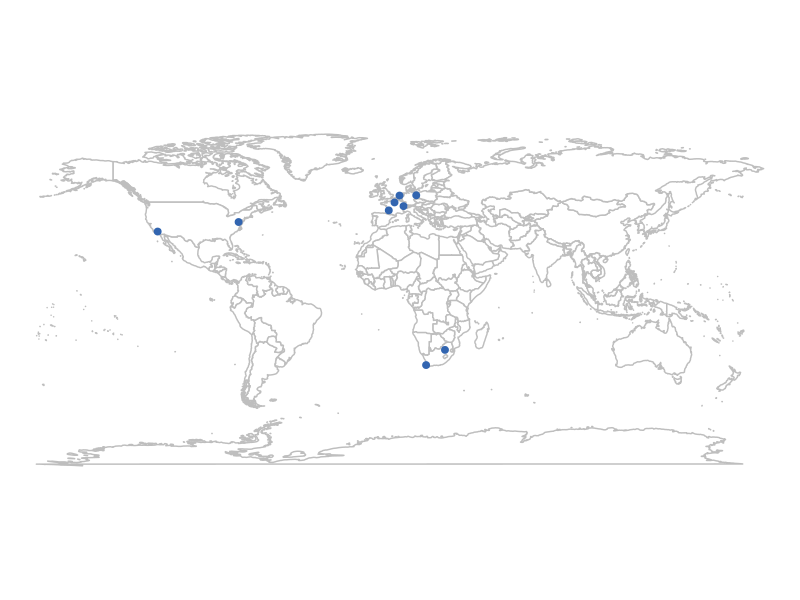

Write the R code that produced this figure.
## ---- chunk 1
options(htmltools.dir.version = FALSE)
## ---- chunk 2
library(maps)
library(ggplot2)
library(dplyr)
events <- tribble(
  ~ place, ~ lat, ~ long,
  "Cape town", -33.918861, 18.423300,
  "Amsterdam",52.370216, 4.895168, 
  "Washington",38.907192, -77.036871,
  "Paris",48.864716, 2.349014,
  "Berlin",52.520008, 13.404954,
  "Los Angeles", 34.052235, -118.243683,
  "Neuchâtel",46.992979,6.931933,
  "Johannesburg",-26.195246, 28.034088,
  "Bordeaux",44.836151, -0.580816
)
map_data("world") %>% 
  ggplot(aes(long, lat, group=group)) +
  geom_polygon(fill="white", colour="gray") +
  geom_point(data = events, aes(long, lat, group = NULL), colour = "#3265B0", size = 2) + 
  guides(fill=FALSE) +
  coord_quickmap() +
  theme_void()
